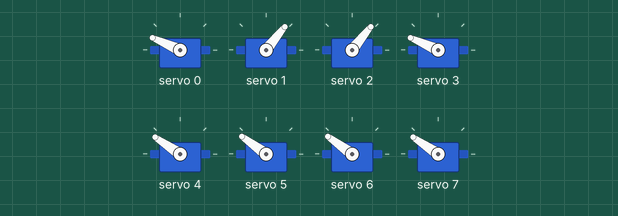
Recording of a sketch running on a simulated Arduino Uno, built with avr-gcc and run on an emulated ATmega328P. On the bench: 8 × servo. What the sketch prints to the serial monitor is not drawn.

Above: at 2.05 s.
At 2.65 s:
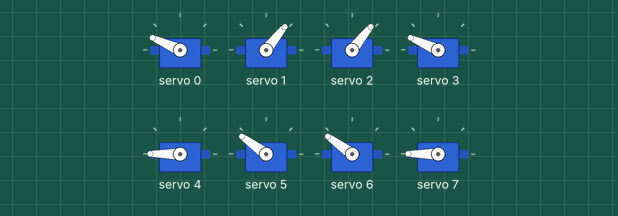
At 3.3 s:
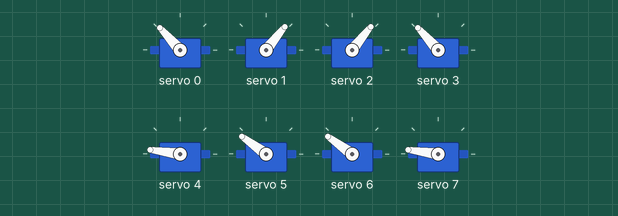
At 4.6 s:
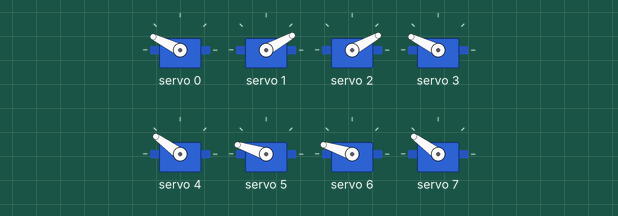
At 5.85 s:
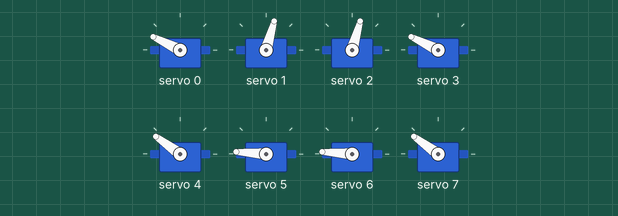
At 7.15 s:
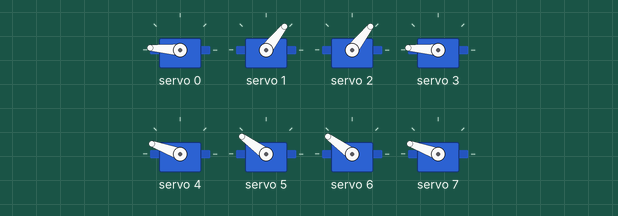
Timing chart, 0 to 8.7 s (numbered marks = the images above):
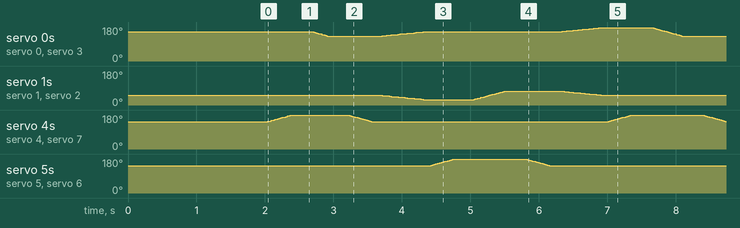

The sketch:

WalkingMotion_notstrongenough.ino
```cpp
/*
    Quadruped Walking Gait - Improved Version

    KEY FIXES:
    - Proper state tracking for hip positions
    - Synchronized diagonal pair stepping
    - Consistent body drag timing
    - Better movement sequencing
*/

#include <Wire.h>
#include <Adafruit_PWMServoDriver.h>

Adafruit_PWMServoDriver pwm = Adafruit_PWMServoDriver();

// --- Calibrated Settings ---
#define SERVOMIN  110
#define SERVOMAX  550

// --- Gait Settings ---
#define WALK_SPEED     10   // Delay between small movements
#define STEP_DELAY     100  // Pause between steps
#define DRAG_SPEED     30   // Slower drag to prevent slipping

// Angles (Degrees)
#define KNEE_STAND     55
#define KNEE_LIFT      0

// HIP ANGLES
#define HIP_CENTER     45
#define HIP_FORWARD    65
#define HIP_BACKWARD   25

// --- The Servo Joint Class ---
class ServoJoint {
  private:
    int channel;
    bool isInverse;
    String name;
    int currentAngle;
    int targetAngle;  // Where we want to be

  public:
    ServoJoint(String n, int ch, bool inverse) {
      name = n;
      channel = ch;
      isInverse = inverse;
      currentAngle = 90;
      targetAngle = 90;
    }

    void setAngle(int angle) {
      currentAngle = angle;
      targetAngle = angle;
      int finalAngle = angle;

      if (isInverse) {
        finalAngle = 180 - angle;
      }

      finalAngle = constrain(finalAngle, 0, 180);
      uint16_t pulseLength = map(finalAngle, 0, 180, SERVOMIN, SERVOMAX);
      pwm.setPWM(channel, 0, pulseLength);
    }

    int getAngle() {
      return currentAngle;
    }

    void setTarget(int angle) {
      targetAngle = angle;
    }

    int getTarget() {
      return targetAngle;
    }
};

// --- Create the 8 Joints ---
ServoJoint FL_Hip("FL_Hip", 0, true);
ServoJoint FR_Hip("FR_Hip", 1, false);
ServoJoint BL_Hip("BL_Hip", 2, false);
ServoJoint BR_Hip("BR_Hip", 3, true);

ServoJoint FL_Knee("FL_Knee", 4, true);
ServoJoint FR_Knee("FR_Knee", 5, true);
ServoJoint BL_Knee("BL_Knee", 6, true);
ServoJoint BR_Knee("BR_Knee", 7, true);

void setup() {
  Serial.begin(9600);
  Serial.println("Initializing Walking Gait...");

  pwm.begin();
  pwm.setPWMFreq(50);
  delay(10);

  // Initial Stand Position
  Serial.println("Standing Up...");
  FL_Hip.setAngle(HIP_CENTER); FR_Hip.setAngle(HIP_CENTER);
  BL_Hip.setAngle(HIP_CENTER); BR_Hip.setAngle(HIP_CENTER);

  FL_Knee.setAngle(KNEE_STAND); FR_Knee.setAngle(KNEE_STAND);
  BL_Knee.setAngle(KNEE_STAND); BR_Knee.setAngle(KNEE_STAND);

  delay(2000);
  Serial.println("Starting walk cycle...");
}

void loop() {
  // IMPROVED GAIT: Diagonal pairs move together
  // This creates a stable "trot" pattern

  // Phase 1: Step diagonal pair FL + BR
  stepDiagonalPair(FL_Hip, FL_Knee, BR_Hip, BR_Knee);

  // Phase 2: Drag body forward with planted legs (FR + BL)
  dragBodyForward();

  // Phase 3: Step diagonal pair FR + BL
  stepDiagonalPair(FR_Hip, FR_Knee, BL_Hip, BL_Knee);

  // Phase 4: Drag body forward with planted legs (FL + BR)
  dragBodyForward();
}

// --- Step two legs simultaneously (diagonal pair) ---
void stepDiagonalPair(ServoJoint &hip1, ServoJoint &knee1,
                      ServoJoint &hip2, ServoJoint &knee2) {

  // 1. Lift both knees
  smoothMoveParallel(knee1, knee1.getAngle(), KNEE_LIFT,
                     knee2, knee2.getAngle(), KNEE_LIFT);

  // 2. Swing both hips forward
  smoothMoveParallel(hip1, hip1.getAngle(), HIP_FORWARD,
                     hip2, hip2.getAngle(), HIP_FORWARD);

  // 3. Drop both knees (plant feet)
  smoothMoveParallel(knee1, KNEE_LIFT, KNEE_STAND,
                     knee2, KNEE_LIFT, KNEE_STAND);

  delay(STEP_DELAY);
}

// --- Drag body forward with planted legs ---
void dragBodyForward() {
  // Calculate how much to drag based on current positions
  int dragAmount = (HIP_FORWARD - HIP_BACKWARD) / 2;

  // Get current positions
  int fl_start = FL_Hip.getAngle();
  int fr_start = FR_Hip.getAngle();
  int bl_start = BL_Hip.getAngle();
  int br_start = BR_Hip.getAngle();

  // Drag all hips backward together
  for (int i = 0; i < dragAmount; i++) {
    FL_Hip.setAngle(fl_start - i);
    FR_Hip.setAngle(fr_start - i);
    BL_Hip.setAngle(bl_start - i);
    BR_Hip.setAngle(br_start - i);

    delay(DRAG_SPEED);
  }

  delay(STEP_DELAY / 2);
}

// --- Move two servos in parallel smoothly ---
void smoothMoveParallel(ServoJoint &servo1, int start1, int end1,
                        ServoJoint &servo2, int start2, int end2) {

  int steps = max(abs(end1 - start1), abs(end2 - start2));

  for (int i = 0; i <= steps; i++) {
    // Calculate intermediate positions
    int pos1 = map(i, 0, steps, start1, end1);
    int pos2 = map(i, 0, steps, start2, end2);

    servo1.setAngle(pos1);
    servo2.setAngle(pos2);

    delay(WALK_SPEED);
  }
}

// --- Move single servo smoothly ---
void smoothMove(ServoJoint &servo, int startAngle, int endAngle) {
  if (startAngle < endAngle) {
    for (int pos = startAngle; pos <= endAngle; pos++) {
      servo.setAngle(pos);
      delay(WALK_SPEED);
    }
  } else {
    for (int pos = startAngle; pos >= endAngle; pos--) {
      servo.setAngle(pos);
      delay(WALK_SPEED);
    }
  }
}
```
